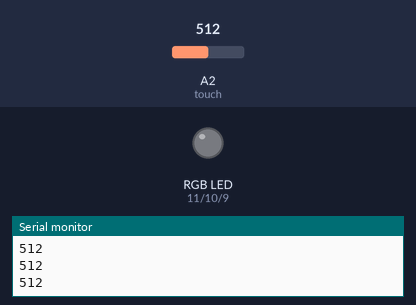
The sketch below on a simulated Arduino Uno, built with avr-gcc and run on an emulated ATmega328P. On the bench: an RGB LED mixed from three pins (HIGH = lit), the last lines printed to the serial monitor. Inputs (shaded band) come from the test bench; at power-on: A2 (touch) = 512.

Above: at 1.25 s.
1.3 s: A2 (touch) set to 493
At 2.4 s:
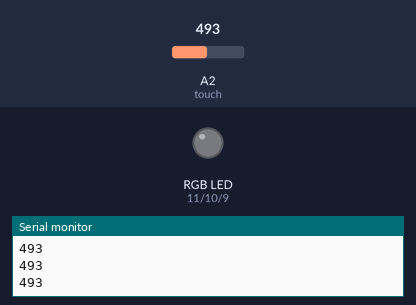
2.8 s: A2 (touch) set to 510
At 5.2 s:
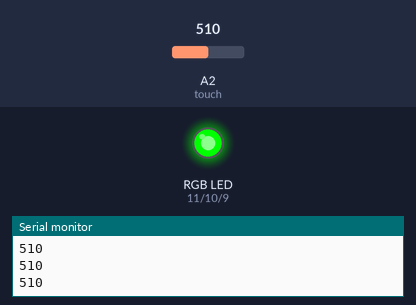
Timing chart, 0 to 6.7 s (numbered marks = the images above; inputs shaded):
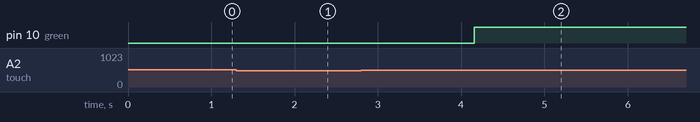

The sketch:

code_Touch_sensor.ino
```cpp
int touch = A2;
int red = 11;
int green=10;
int blue=9;
int val = 0,change=0,brightness=0;
void setup()
{
  pinMode(touch, INPUT);
  pinMode(red, OUTPUT);
  pinMode(green, OUTPUT);
  pinMode(blue, OUTPUT);
  Serial.begin(9600);//The baud rate is 9600
}
void led_off()//All lights are off
{
  digitalWrite(red,LOW);
  digitalWrite(green,LOW);
  digitalWrite(blue,LOW);
}
void loop()
{
  val = analogRead(touch); //Read the voltage value of port A2 and assign it to val
  Serial.println(val);
  if (val > 500)
  {
    switch(change)
  {
    case 0 :analogWrite(red, brightness);break;
    case 1 :analogWrite(green, brightness);break;
    case 2 :analogWrite(blue, brightness);break;
    case 3 :analogWrite(red, brightness);analogWrite(green, brightness);analogWrite(blue, brightness);break;
  }
      delay(5);
      if(brightness<255)
        brightness++;
  }
  else
  {
    if(brightness!=0)
    {
      change++;
      if(change == 4)
        change=0;
      brightness=0;
    }
    led_off();
  }
}
```

Measured:
- after the input at 1.3 s, pin 11 (red): stays LOW (without the input it goes to HIGH after 0.05 s)
- after the input at 2.8 s, pin 10 (green): LOW → HIGH after 1.4 s
